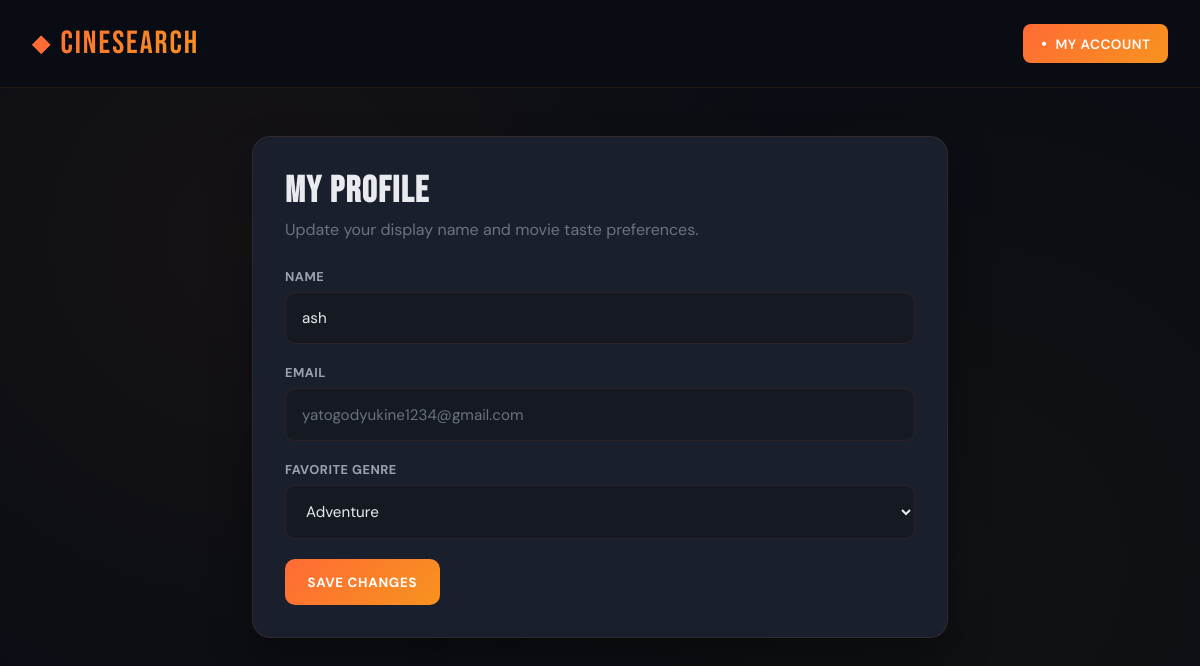
The page /profile (signed in) on the database its author committed.
### app.py (models this page shows, shortened)
class User(db.Model):
    id = db.Column(db.Integer, primary_key=True)
    name = db.Column(db.String(100), nullable=False)
    email = db.Column(db.String(255), unique=True, nullable=False)
    password_hash = db.Column(db.String(255), nullable=False)
    favorite_genre = db.Column(db.String(100), nullable=True)
    reviews = db.relationship("Review", back_populates="user", lazy=True, cascade="all, delete-orphan")
    favorites = db.relationship("Favorite", back_populates="user", lazy=True, cascade="all, delete-orphan")

### app.py (the view)
@app.route("/profile", methods=["GET", "POST"])
def profile():
    user_id = session.get("user_id")
    if not user_id:
        flash("Please sign in to view your profile.", "error")
        return redirect(url_for("auth"))
    user = User.query.get_or_404(user_id)
    if request.method == "POST":
        user.name = request.form.get("name", "").strip() or user.name
        user.favorite_genre = request.form.get("favorite_genre") or None
        db.session.commit()
        flash("Profile updated successfully.", "success")
        return redirect(url_for("profile"))
    return render_template("profile.html", user=user, genres=GENRES)

### templates/profile.html (shortened to what this page needs)
<!DOCTYPE html>
<html lang="en">
<head>
    <link rel="stylesheet" href="{{ url_for('static', filename='styles.css') }}">
</head>
<body>
    <header>
        <div class="header-container">
            <a href="/" class="logo">CineSearch</a>
            <div class="header-auth">
                {% if session.get('user_id') %}
                <div class="account-dropdown">
                    <button type="button" class="account-trigger">My Account</button>
                </div>
                {% else %}
                <a href="/auth" class="auth-btn-login">Login</a>
                <a href="/auth" class="auth-btn-register">Register</a>
                {% endif %}
            </div>
        </div>
    </header>
    <main class="profile-shell">
        <section class="profile-card">
            <div class="profile-heading">
                <h1>My Profile</h1>
                <p>Update your display name and movie taste preferences.</p>
            </div>
            <form method="POST" action="{{ url_for('profile') }}" class="profile-form">
                <div class="profile-field">
                    <label for="name">Name</label>
                    <input type="text" id="name" name="name" value="{{ user.name }}" required>
                </div>
                <div class="profile-field">
                    <label for="email">Email</label>
                    <input type="email" id="email" value="{{ user.email }}" readonly>
                </div>
                <div class="profile-field">
                    <label for="favorite_genre">Favorite Genre</label>
                    <select id="favorite_genre" name="favorite_genre">
                        {% for genre in genres %}
                        <option value="{{ genre.name }}" {% if user.favorite_genre == genre.name %}selected{% endif %}>
                            {{ genre.name }}
                        </option>
                        {% endfor %}
                    </select>
                </div>
                <button type="submit" class="profile-submit">Save Changes</button>
            </form>
        </section>
    </main>
</body>
</html>

### static/styles.css (style rules this page uses)
:root { --bg-primary: #0a0e14; --bg-secondary: #141922; --bg-card: #1a1f2e; --accent-primary: #ff6b35; --accent-secondary: #f7931e; --text-primary: #e8eaed; --text-secondary: #9ba3af; --text-muted: #6b7280; --border-color: rgba(255, 107, 53, 0.1); }
* { margin: 0; padding: 0; box-sizing: border-box; }
body { font-family: 'DM Sans', sans-serif; background: var(--bg-primary); color: var(--text-primary); overflow-x: hidden; }
body::before { content: ''; position: fixed; top: 0; left: 0; width: 100%; height: 100%; background-image: radial-gradient(circle at 20% 30%, rgba(255, 107, 53, 0.05) 0%, transparent 50%), radial-gradient(circle at 80% 70%, rgba(247, 147, 30, 0.03) 0%, transparent 50%); pointer-events: none; z-index: 0; }
header { background: rgba(10, 14, 20, 0.95); backdrop-filter: blur(10px); border-bottom: 1px solid var(--border-color); position: sticky; top: 0; z-index: 1400; animation: slideDown 0.6s ease-out; }
.header-container { max-width: 1400px; margin: 0 auto; padding: 1.5rem 2rem; display: flex; justify-content: space-between; align-items: center; }
.header-auth { display: flex; align-items: center; gap: 0.75rem; position: relative; }
.account-dropdown { position: relative; }
.account-trigger { color: white; background: linear-gradient(135deg, var(--accent-primary), var(--accent-secondary)); border: none; border-radius: 8px; padding: 0.55rem 1.1rem; font-size: 0.85rem; font-weight: 600; letter-spacing: 0.5px; text-transform: uppercase; cursor: pointer; transition: all 0.3s ease; font-family: 'DM Sans', sans-serif; }
.account-trigger::before { content: '•'; display: inline-block; margin-right: 0.5rem; font-size: 1rem; }
.logo { font-family: 'Bebas Neue', sans-serif; font-size: 2rem; letter-spacing: 2px; background: linear-gradient(135deg, var(--accent-primary), var(--accent-secondary)); -webkit-background-clip: text; -webkit-text-fill-color: transparent; background-clip: text; display: flex; align-items: center; gap: 0.5rem; text-decoration: none; cursor: pointer; transition: all 0.3s ease; }
.logo::before { content: '◆'; font-size: 1.5rem; -webkit-text-fill-color: var(--accent-primary); }

### templates/profile.html (style rules this page uses)
.profile-shell { max-width: 760px; margin: 3rem auto 4rem; padding: 0 2rem; position: relative; z-index: 1; }
.profile-card { background: var(--bg-card); border: 1px solid var(--border-color); border-radius: 18px; padding: 2rem; box-shadow: 0 20px 40px rgba(0, 0, 0, 0.35); }
.profile-heading { margin-bottom: 1.75rem; }
.profile-heading h1 { font-family: 'Bebas Neue', sans-serif; font-size: 2.3rem; letter-spacing: 1.5px; margin-bottom: 0.35rem; }
.profile-heading p { color: var(--text-muted); }
.profile-form { display: flex; flex-direction: column; gap: 1.25rem; }
.profile-field { display: flex; flex-direction: column; gap: 0.45rem; }
.profile-field label { color: var(--text-secondary); font-size: 0.8rem; font-weight: 700; letter-spacing: 0.5px; text-transform: uppercase; }
.profile-field input, .profile-field select { width: 100%; padding: 0.95rem 1rem; border-radius: 10px; border: 1px solid var(--border-color); background: var(--bg-secondary); color: var(--text-primary); font-family: 'DM Sans', sans-serif; font-size: 0.95rem; }
.profile-field input[readonly] { color: var(--text-muted); }
.profile-submit { align-self: flex-start; padding: 0.9rem 1.4rem; border: none; border-radius: 10px; background: linear-gradient(135deg, var(--accent-primary), var(--accent-secondary)); color: white; font-weight: 700; text-transform: uppercase; letter-spacing: 0.7px; cursor: pointer; transition: all 0.25s ease; font-family: 'DM Sans', sans-serif; }

### rows shown on the page
User: name "ash", email "yatogodyukine1234@gmail.com", favorite_genre "Adventure"
